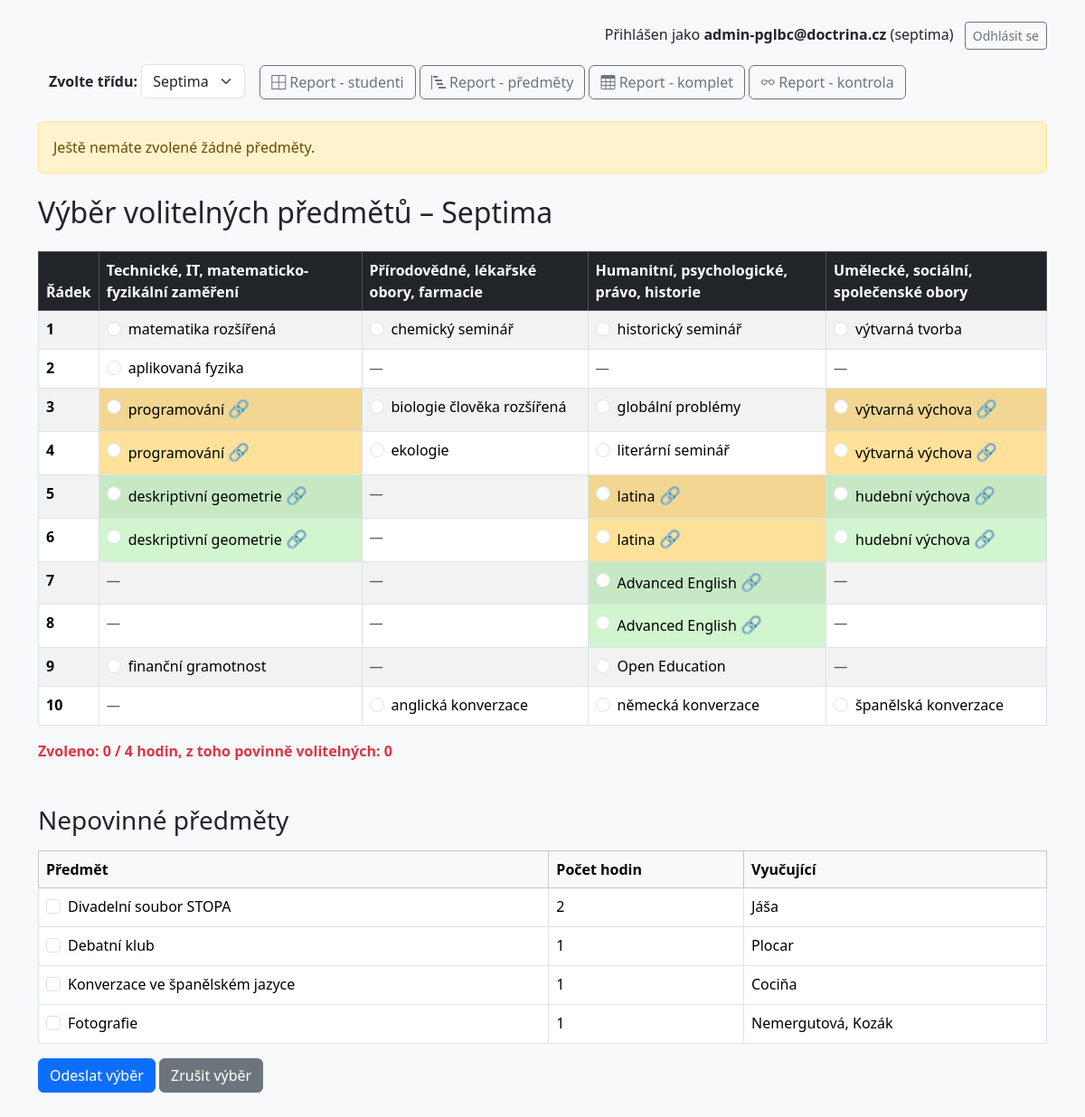
Page /index.php (signed in) on the committed database.
### tables this page shows
CREATE TABLE `subjects_septima` (
  `id` int(11) NOT NULL,
  `name` varchar(255) NOT NULL,
  `table_row_number` int(11) NOT NULL,
  `category` enum('technicke','prirodovedne','humanitni','umelecke') NOT NULL,
  `hours` int(11) DEFAULT 1,
  `is_required_choice` tinyint(1) DEFAULT 0
);

CREATE TABLE `subjects_septima_optional` (
  `id` int(11) NOT NULL,
  `name` varchar(255) NOT NULL,
  `hours` int(11) NOT NULL,
  `teacher` varchar(255) NOT NULL
);

### includes/Database.php (called while the page is built, shortened)
<?php
class Database {
    private $pdo;
    public function __construct() {
        $dsn = "mysql:host=" . DB_HOST . ";dbname=" . DB_NAME . ";charset=utf8mb4";
        try {
            $this->pdo = new PDO($dsn, DB_USER, DB_PASS);
            $this->pdo->setAttribute(PDO::ATTR_ERRMODE, PDO::ERRMODE_EXCEPTION);
        } catch (PDOException $e) {
            die("Chyba připojení k databázi: " . $e->getMessage());
        }
    }
    public function query($sql, $params = []) {
        $stmt = $this->pdo->prepare($sql);
        $stmt->execute($params);
        return $stmt;
    }
}

### includes/SubjectModel.php (called while the page is built)
<?php
require_once 'Database.php';
class SubjectModel {
    private $db;
    private $table;
    public function __construct($className) {
        $this->db = new Database();
        $tableSafe = preg_replace('/[^a-z0-9_]/', '', strtolower(str_replace(' ', '_', $className)));
        $this->table = "subjects_" . $tableSafe;
    }
    public function getAll() {
        if (str_ends_with($this->table, '_optional')) {
            $sql = "SELECT * FROM `$this->table` ORDER BY id";
        } else {
            $sql = "SELECT * FROM `$this->table` ORDER BY table_row_number, id";
        }
        $stmt = $this->db->query($sql);
        return $stmt->fetchAll(PDO::FETCH_ASSOC);
    }
}

### includes/render/render-septima.php (the view, shortened to what this page needs)
<?php
$subjectModel = new SubjectModel('septima');
$subjects = $subjectModel->getAll();
$optionalModel = new SubjectModel('septima_optional');
$optionalSubjects = $optionalModel->getAll();
include 'includes/components/student-summary.php';
$categories = ['technicke', 'prirodovedne', 'humanitni', 'umelecke'];
$categoryHeadings = [
    'technicke' => 'Technické, IT, matematicko-fyzikální zaměření',
    'prirodovedne' => 'Přírodovědné, lékařské obory, farmacie',
    'humanitni' => 'Humanitní, psychologické, právo, historie',
    'umelecke' => 'Umělecké, sociální, společenské obory',
];
$grouped = [];
foreach ($subjects as $subject) {
    $grouped[$subject['table_row_number']][$subject['category']] = $subject;
}
$alreadyRendered = [];
$dvojiceZvyraznene = ['deskriptivní geometrie', 'hudební výchova', 'Advanced English'];
?>
<h2 class="mb-4">Výběr volitelných předmětů – Septima</h2>
<form method="post" action="submit.php">
    <table class="table table-bordered table-striped">
        <thead class="table-dark">
        <tr>
            <th>Řádek</th>
            <?php foreach ($categories as $cat): ?>
                <th><?= $categoryHeadings[$cat] ?? ucfirst($cat) ?></th>
            <?php endforeach; ?>
        </tr>
        </thead>
        <tbody>
        <?php foreach ($grouped as $rowNumber => $row): ?>
            <tr>
                <td><strong><?= $rowNumber ?></strong></td>
                <?php foreach ($categories as $category): ?>
                    <?php
                    $tdStyle = '';
                    $isLinked = false;
                    if (isset($row[$category])) {
                        $s = $row[$category];
                        if ($s['hours'] == 2) {
                            if (in_array($s['name'], $alreadyRendered)) {
                                $isLinked = true;
                            } else {
                                $alreadyRendered[] = $s['name'];
                                $isLinked = true;
                            }
                        }
                        if ($isLinked) {
                            $color = in_array($s['name'], $dvojiceZvyraznene) ? '#d1f5ce' : '#ffe199';
                            $tdStyle = "background-color: {$color}";
                        }
                    }
                    ?>
                    <td style="<?= $tdStyle ?>">
                        <?php if (isset($row[$category])):
                            $s = $row[$category]; ?>
                            <div class="form-check">
                                <input class="form-check-input subject-radio" type="radio"
                                       name="row_<?= $rowNumber ?>" value="<?= $s['id'] ?>"
                                       id="s<?= $s['id'] ?>"
                                       data-row="<?= $rowNumber ?>"
                                       data-hours="<?= $s['hours'] ?>"
                                       data-required-choice="<?= $s['is_required_choice'] ?>">
                                <label class="form-check-label" for="s<?= $s['id'] ?>">
                                    <?= htmlspecialchars($s['name']) ?>
                                    <?php if ($s['hours'] == 2): ?>
                                        <span title="Dvouhodinový předmět – propojeno" style="font-size: 1.2em; color: #0d6efd;">🔗</span>
                                    <?php endif; ?>
                                </label>
                            </div>
                        <?php else: ?>
                            <em class="text-muted">—</em>
                        <?php endif; ?>
                    </td>
                <?php endforeach; ?>
            </tr>
        <?php endforeach; ?>
        </tbody>
    </table>
    <div id="selection-count" class="mb-3 fw-bold text-danger">
    </div>
    <?php if (!empty($optionalSubjects)): ?>
        <h3 class="mt-5 mb-3">Nepovinné předměty</h3>
        <table class="table table-bordered">
            <thead class="table-light">
            <tr>
                <th>Předmět</th>
                <th>Počet hodin</th>
                <th>Vyučující</th>
            </tr>
            </thead>
            <tbody>
            <?php foreach ($optionalSubjects as $opt): ?>
                <tr>
                    <td>
                        <div class="form-check">
                            <input class="form-check-input" type="checkbox"
                                name="optional_subjects[]" value="<?= $opt['id'] ?>"
                                id="opt<?= $opt['id'] ?>">
                            <label class="form-check-label" for="opt<?= $opt['id'] ?>">
                                <?= htmlspecialchars($opt['name']) ?>
                            </label>
                        </div>
                    </td>
                    <td><?= (int)$opt['hours'] ?></td>
                    <td><?= htmlspecialchars($opt['teacher']) ?></td>
                </tr>
            <?php endforeach; ?>
            </tbody>
        </table>
    <?php endif; ?>
    <div class="mb-3">
        <button type="submit" class="btn btn-primary">Odeslat výběr</button>
        <button type="button" class="btn btn-secondary" onclick="location.reload();">Zrušit výběr</button>
    </div>
</form>

### rows in the picture
subjects_septima: name "matematika rozšířená"
subjects_septima: name "chemický seminář"
subjects_septima: name "historický seminář"
subjects_septima: name "výtvarná tvorba"
subjects_septima: name "aplikovaná fyzika"
subjects_septima: name "programování"
subjects_septima: name "biologie člověka rozšířená"
subjects_septima: name "globální problémy"
subjects_septima: name "výtvarná výchova"
subjects_septima: name "programování"
subjects_septima: name "ekologie"
subjects_septima: name "literární seminář"
subjects_septima: name "výtvarná výchova"
subjects_septima: name "deskriptivní geometrie"
subjects_septima: name "latina"
subjects_septima: name "hudební výchova"
subjects_septima: name "deskriptivní geometrie"
subjects_septima: name "latina"
subjects_septima: name "hudební výchova"
subjects_septima: name "Advanced English"
subjects_septima: name "Advanced English"
subjects_septima: name "finanční gramotnost"
subjects_septima: name "Open Education"
subjects_septima: name "anglická konverzace"
subjects_septima: name "německá konverzace"
subjects_septima: name "španělská konverzace"
subjects_septima_optional: name "Divadelní soubor STOPA", hours "2", teacher "Jáša"
subjects_septima_optional: name "Debatní klub", hours "1", teacher "Plocar"
subjects_septima_optional: name "Konverzace ve španělském jazyce", hours "1", teacher "Cociňa"
subjects_septima_optional: name "Fotografie", hours "1", teacher "Nemergutová, Kozák"

### other values in the picture
$_SESSION['user_email'] "admin-pglbc@doctrina.cz"
$_SESSION['class'] "septima"
$categoryHeadings[$cat] "Technické, IT, matematicko-fyzikální zaměření"
$categoryHeadings[$cat] "Přírodovědné, lékařské obory, farmacie"
$categoryHeadings[$cat] "Humanitní, psychologické, právo, historie"
$categoryHeadings[$cat] "Umělecké, sociální, společenské obory"
$rowNumber "1"
$rowNumber "2"
$rowNumber "3"
$rowNumber "4"
$rowNumber "5"
$rowNumber "6"
$rowNumber "7"
$rowNumber "8"
$rowNumber "9"
